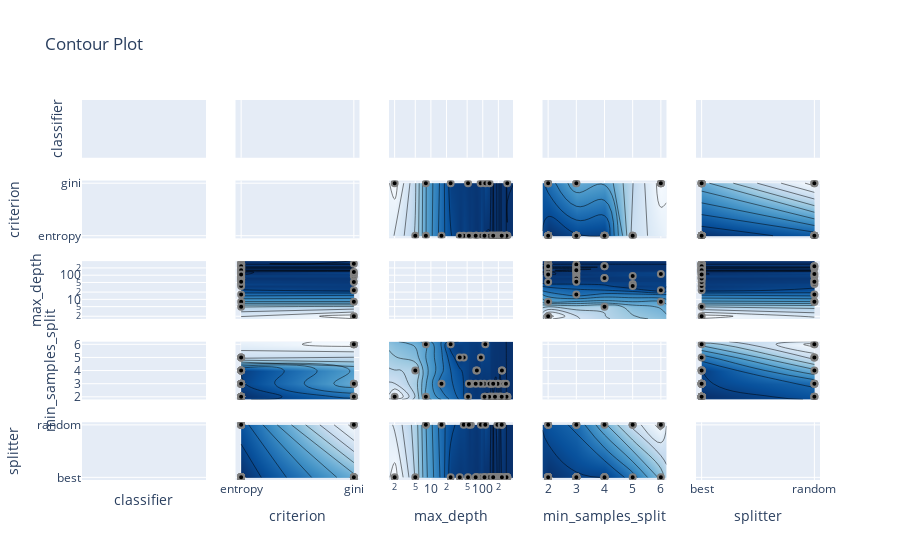

The cell this chart's notebook holds for it:
### Code cell
plot_contour(study)

### Figure 1 — Plotly figure (JSON) as saved in the notebook; plotly's stock layout.template omitted (floating-point values rounded to 4 significant figures; data arrays with more than 128 entries replaced by an {"elided": "..."} marker saying what was removed)
{"data": [{"type": "scatter", "xaxis": "x", "yaxis": "y"}, {"showscale": true, "type": "contour", "xaxis": "x6", "yaxis": "y6"}, {"type": "scatter", "xaxis": "x6", "yaxis": "y6"}, {"showscale": false, "type": "contour", "xaxis": "x11", "yaxis": "y11"}, {"type": "scatter", "xaxis": "x11", "yaxis": "y11"}, {"showscale": false, "type": "contour", "xaxis": "x16", "yaxis": "y16"}, {"type": "scatter", "xaxis": "x16", "yaxis": "y16"}, {"showscale": false, "type": "contour", "xaxis": "x21", "yaxis": "y21"}, {"type": "scatter", "xaxis": "x21", "yaxis": "y21"}, {"showscale": false, "type": "contour", "xaxis": "x2", "yaxis": "y2"}, {"type": "scatter", "xaxis": "x2", "yaxis": "y2"}, {"type": "scatter", "xaxis": "x7", "yaxis": "y7"}, {"colorbar": {"title": {"text": "Objective Value"}}, "colorscale": [[0.0, "rgb(247,251,255)"], [0.125, "rgb(222,235,247)"], [0.25, "rgb(198,219,239)"], [0.375, "rgb(158,202,225)"], [0.5, "rgb(107,174,214)"], [0.625, "rgb(66,146,198)"], [0.75, "rgb(33,113,181)"], [0.875, "rgb(8,81,156)"], [1.0, "rgb(8,48,107)"]], "connectgaps": true, "contours": {"coloring": "heatmap"}, "hoverinfo": "none", "line": {"smoothing": 1.3}, "reversescale": false, "showscale": false, "x": ["entropy", "gini"], "y": [1.557, 2, 5, 8, 16, 24, 36, 43, 52, 54, 59, 73, 75, 77, 91, 92, 107, 108, 112, 133, 135, 140, 143, 144, 152, 159, 165, 172, 179, 186, 192, 194, 205, 207, 215, 221, 232, 234, 252, 280, 287, 290, 293, 297, 298, 382.7], "z": [[null, null], [null, 0.6854], [0.7209, null], [0.7496, 0.7495], [0.775, null], [null, 0.7947], [0.7975, null], [0.7933, null], [null, 0.7976], [0.7978, null], [0.7961, null], [0.7997, null], [0.7992, null], [0.7996, null], [null, 0.796], [0.7926, null], [0.7995, null], [0.7998, null], [0.8007, 0.7906], [0.8006, null], [null, 0.7953], [0.8005, null], [0.8007, null], [0.8001, null], [0.8012, null], [0.7991, null], [0.8002, null], [0.801, null], [0.8009, null], [0.8009, null], [0.797, null], [0.7994, null], [0.7993, null], [0.8007, null], [0.801, null], [0.8009, null], [0.7985, null], [0.7993, null], [0.7999, null], [0.7994, null], [0.8005, null], [0.8008, null], [0.8009, null], [0.801, 0.7971], [0.8011, null], [null, null]], "type": "contour", "xaxis": "x12", "yaxis": "y12"}, {"marker": {"color": "black", "line": {"color": "Grey", "width": 2.0}}, "mode": "markers", "showlegend": false, "x": ["entropy", "gini", "entropy", "entropy", "entropy", "entropy", "entropy", "gini", "entropy", "entropy", "gini", "entropy", "entropy", "entropy", "entropy", "gini", "entropy", "entropy", "gini", "entropy", "entropy", "entropy", "entropy", "entropy", "entropy", "entropy", "gini", "entropy", "entropy", "entropy", "entropy", "entropy", "entropy", "entropy", "entropy", "entropy", "gini", "entropy", "entropy", "entropy", "entropy", "entropy", "entropy", "entropy", "entropy", "entropy", "gini", "entropy", "entropy", "entropy"], "y": [43, 8, 59, 16, 75, 287, 8, 24, 5, 234, 297, 107, 144, 143, 152, 2, 140, 36, 91, 165, 77, 152, 186, 205, 112, 194, 52, 298, 252, 92, 207, 133, 179, 280, 192, 73, 112, 297, 293, 54, 221, 290, 287, 215, 172, 234, 135, 232, 159, 108], "type": "scatter", "xaxis": "x12", "yaxis": "y12"}, {"colorbar": {"title": {"text": "Objective Value"}}, "colorscale": [[0.0, "rgb(247,251,255)"], [0.125, "rgb(222,235,247)"], [0.25, "rgb(198,219,239)"], [0.375, "rgb(158,202,225)"], [0.5, "rgb(107,174,214)"], [0.625, "rgb(66,146,198)"], [0.75, "rgb(33,113,181)"], [0.875, "rgb(8,81,156)"], [1.0, "rgb(8,48,107)"]], "connectgaps": true, "contours": {"coloring": "heatmap"}, "hoverinfo": "none", "line": {"smoothing": 1.3}, "reversescale": false, "showscale": false, "x": ["entropy", "gini"], "y": [1.8, 2, 3, 4, 5, 6, 6.2], "z": [[null, null], [0.7998, 0.7976], [0.7991, 0.7953], [0.7993, null], [0.7926, null], [null, 0.7906], [null, null]], "type": "contour", "xaxis": "x17", "yaxis": "y17"}, {"marker": {"color": "black", "line": {"color": "Grey", "width": 2.0}}, "mode": "markers", "showlegend": false, "x": ["entropy", "gini", "entropy", "entropy", "entropy", "entropy", "entropy", "gini", "entropy", "entropy", "gini", "entropy", "entropy", "entropy", "entropy", "gini", "entropy", "entropy", "gini", "entropy", "entropy", "entropy", "entropy", "entropy", "entropy", "entropy", "gini", "entropy", "entropy", "entropy", "entropy", "entropy", "entropy", "entropy", "entropy", "entropy", "gini", "entropy", "entropy", "entropy", "entropy", "entropy", "entropy", "entropy", "entropy", "entropy", "gini", "entropy", "entropy", "entropy"], "y": [5, 6, 3, 3, 4, 2, 2, 6, 4, 4, 2, 3, 3, 2, 2, 2, 2, 5, 3, 2, 4, 2, 2, 3, 2, 3, 2, 2, 3, 5, 2, 2, 2, 3, 2, 3, 6, 2, 2, 3, 2, 2, 2, 2, 2, 4, 3, 2, 3, 2], "type": "scatter", "xaxis": "x17", "yaxis": "y17"}, {"colorbar": {"title": {"text": "Objective Value"}}, "colorscale": [[0.0, "rgb(247,251,255)"], [0.125, "rgb(222,235,247)"], [0.25, "rgb(198,219,239)"], [0.375, "rgb(158,202,225)"], [0.5, "rgb(107,174,214)"], [0.625, "rgb(66,146,198)"], [0.75, "rgb(33,113,181)"], [0.875, "rgb(8,81,156)"], [1.0, "rgb(8,48,107)"]], "connectgaps": true, "contours": {"coloring": "heatmap"}, "hoverinfo": "none", "line": {"smoothing": 1.3}, "reversescale": false, "showscale": false, "x": ["entropy", "gini"], "y": ["best", "random"], "z": [[0.7998, 0.7953], [0.7985, 0.7906]], "type": "contour", "xaxis": "x22", "yaxis": "y22"}, {"marker": {"color": "black", "line": {"color": "Grey", "width": 2.0}}, "mode": "markers", "showlegend": false, "x": ["entropy", "gini", "entropy", "entropy", "entropy", "entropy", "entropy", "gini", "entropy", "entropy", "gini", "entropy", "entropy", "entropy", "entropy", "gini", "entropy", "entropy", "gini", "entropy", "entropy", "entropy", "entropy", "entropy", "entropy", "entropy", "gini", "entropy", "entropy", "entropy", "entropy", "entropy", "entropy", "entropy", "entropy", "entropy", "gini", "entropy", "entropy", "entropy", "entropy", "entropy", "entropy", "entropy", "entropy", "entropy", "gini", "entropy", "entropy", "entropy"], "y": ["random", "random", "random", "random", "best", "best", "random", "best", "best", "random", "best", "best", "best", "best", "best", "best", "best", "best", "best", "best", "best", "best", "best", "best", "best", "best", "best", "best", "best", "random", "best", "best", "best", "best", "random", "best", "random", "best", "best", "random", "best", "best", "best", "best", "best", "best", "best", "random", "best", "best"], "type": "scatter", "xaxis": "x22", "yaxis": "y22"}, {"showscale": false, "type": "contour", "xaxis": "x3", "yaxis": "y3"}, {"type": "scatter", "xaxis": "x3", "yaxis": "y3"}, {"colorbar": {"title": {"text": "Objective Value"}}, "colorscale": [[0.0, "rgb(247,251,255)"], [0.125, "rgb(222,235,247)"], [0.25, "rgb(198,219,239)"], [0.375, "rgb(158,202,225)"], [0.5, "rgb(107,174,214)"], [0.625, "rgb(66,146,198)"], [0.75, "rgb(33,113,181)"], [0.875, "rgb(8,81,156)"], [1.0, "rgb(8,48,107)"]], "connectgaps": true, "contours": {"coloring": "heatmap"}, "hoverinfo": "none", "line": {"smoothing": 1.3}, "reversescale": false, "showscale": false, "x": [1.557, 2, 5, 8, 16, 24, 36, 43, 52, 54, 59, 73, 75, 77, 91, 92, 107, 108, 112, 133, 135, 140, 143, 144, 152, 159, 165, 172, 179, 186, 192, 194, 205, 207, 215, 221, 232, 234, 252, 280, 287, 290, 293, 297, 298, 382.7], "y": ["entropy", "gini"], "z": [[null, null, 0.7209, 0.7496, 0.775, null, 0.7975, 0.7933, null, 0.7978, 0.7961, 0.7997, 0.7992, 0.7996, null, 0.7926, 0.7995, 0.7998, 0.8007, 0.8006, null, 0.8005, 0.8007, 0.8001, 0.8012, 0.7991, 0.8002, 0.801, 0.8009, 0.8009, 0.797, 0.7994, 0.7993, 0.8007, 0.801, 0.8009, 0.7985, 0.7993, 0.7999, 0.7994, 0.8005, 0.8008, 0.8009, 0.801, 0.8011, null], [null, 0.6854, null, 0.7495, null, 0.7947, null, null, 0.7976, null, null, null, null, null, 0.796, null, null, null, 0.7906, null, 0.7953, null, null, null, null, null, null, null, null, null, null, null, null, null, null, null, null, null, null, null, null, null, null, 0.7971, null, null]], "type": "contour", "xaxis": "x8", "yaxis": "y8"}, {"marker": {"color": "black", "line": {"color": "Grey", "width": 2.0}}, "mode": "markers", "showlegend": false, "x": [43, 8, 59, 16, 75, 287, 8, 24, 5, 234, 297, 107, 144, 143, 152, 2, 140, 36, 91, 165, 77, 152, 186, 205, 112, 194, 52, 298, 252, 92, 207, 133, 179, 280, 192, 73, 112, 297, 293, 54, 221, 290, 287, 215, 172, 234, 135, 232, 159, 108], "y": ["entropy", "gini", "entropy", "entropy", "entropy", "entropy", "entropy", "gini", "entropy", "entropy", "gini", "entropy", "entropy", "entropy", "entropy", "gini", "entropy", "entropy", "gini", "entropy", "entropy", "entropy", "entropy", "entropy", "entropy", "entropy", "gini", "entropy", "entropy", "entropy", "entropy", "entropy", "entropy", "entropy", "entropy", "entropy", "gini", "entropy", "entropy", "entropy", "entropy", "entropy", "entropy", "entropy", "entropy", "entropy", "gini", "entropy", "entropy", "entropy"], "type": "scatter", "xaxis": "x8", "yaxis": "y8"}, {"type": "scatter", "xaxis": "x13", "yaxis": "y13"}, {"colorbar": {"title": {"text": "Objective Value"}}, "colorscale": [[0.0, "rgb(247,251,255)"], [0.125, "rgb(222,235,247)"], [0.25, "rgb(198,219,239)"], [0.375, "rgb(158,202,225)"], [0.5, "rgb(107,174,214)"], [0.625, "rgb(66,146,198)"], [0.75, "rgb(33,113,181)"], [0.875, "rgb(8,81,156)"], [1.0, "rgb(8,48,107)"]], "connectgaps": true, "contours": {"coloring": "heatmap"}, "hoverinfo": "none", "line": {"smoothing": 1.3}, "reversescale": false, "showscale": false, "x": [1.557, 2, 5, 8, 16, 24, 36, 43, 52, 54, 59, 73, 75, 77, 91, 92, 107, 108, 112, 133, 135, 140, 143, 144, 152, 159, 165, 172, 179, 186, 192, 194, 205, 207, 215, 221, 232, 234, 252, 280, 287, 290, 293, 297, 298, 382.7], "y": [1.8, 2, 3, 4, 5, 6, 6.2], "z": {"elided": "7x46 float values"}, "type": "contour", "xaxis": "x18", "yaxis": "y18"}, {"marker": {"color": "black", "line": {"color": "Grey", "width": 2.0}}, "mode": "markers", "showlegend": false, "x": [43, 8, 59, 16, 75, 287, 8, 24, 5, 234, 297, 107, 144, 143, 152, 2, 140, 36, 91, 165, 77, 152, 186, 205, 112, 194, 52, 298, 252, 92, 207, 133, 179, 280, 192, 73, 112, 297, 293, 54, 221, 290, 287, 215, 172, 234, 135, 232, 159, 108], "y": [5, 6, 3, 3, 4, 2, 2, 6, 4, 4, 2, 3, 3, 2, 2, 2, 2, 5, 3, 2, 4, 2, 2, 3, 2, 3, 2, 2, 3, 5, 2, 2, 2, 3, 2, 3, 6, 2, 2, 3, 2, 2, 2, 2, 2, 4, 3, 2, 3, 2], "type": "scatter", "xaxis": "x18", "yaxis": "y18"}, {"colorbar": {"title": {"text": "Objective Value"}}, "colorscale": [[0.0, "rgb(247,251,255)"], [0.125, "rgb(222,235,247)"], [0.25, "rgb(198,219,239)"], [0.375, "rgb(158,202,225)"], [0.5, "rgb(107,174,214)"], [0.625, "rgb(66,146,198)"], [0.75, "rgb(33,113,181)"], [0.875, "rgb(8,81,156)"], [1.0, "rgb(8,48,107)"]], "connectgaps": true, "contours": {"coloring": "heatmap"}, "hoverinfo": "none", "line": {"smoothing": 1.3}, "reversescale": false, "showscale": false, "x": [1.557, 2, 5, 8, 16, 24, 36, 43, 52, 54, 59, 73, 75, 77, 91, 92, 107, 108, 112, 133, 135, 140, 143, 144, 152, 159, 165, 172, 179, 186, 192, 194, 205, 207, 215, 221, 232, 234, 252, 280, 287, 290, 293, 297, 298, 382.7], "y": ["best", "random"], "z": [[null, 0.6854, 0.7209, null, null, 0.7947, 0.7975, null, 0.7976, null, null, 0.7997, 0.7992, 0.7996, 0.796, null, 0.7995, 0.7998, 0.8007, 0.8006, 0.7953, 0.8005, 0.8007, 0.8001, 0.8012, 0.7991, 0.8002, 0.801, 0.8009, 0.8009, null, 0.7994, 0.7993, 0.8007, 0.801, 0.8009, null, 0.7993, 0.7999, 0.7994, 0.8005, 0.8008, 0.8009, 0.801, 0.8011, null], [null, null, null, 0.7496, 0.775, null, null, 0.7933, null, 0.7978, 0.7961, null, null, null, null, 0.7926, null, null, 0.7906, null, null, null, null, null, null, null, null, null, null, null, 0.797, null, null, null, null, null, 0.7985, 0.7952, null, null, null, null, null, null, null, null]], "type": "contour", "xaxis": "x23", "yaxis": "y23"}, {"marker": {"color": "black", "line": {"color": "Grey", "width": 2.0}}, "mode": "markers", "showlegend": false, "x": [43, 8, 59, 16, 75, 287, 8, 24, 5, 234, 297, 107, 144, 143, 152, 2, 140, 36, 91, 165, 77, 152, 186, 205, 112, 194, 52, 298, 252, 92, 207, 133, 179, 280, 192, 73, 112, 297, 293, 54, 221, 290, 287, 215, 172, 234, 135, 232, 159, 108], "y": ["random", "random", "random", "random", "best", "best", "random", "best", "best", "random", "best", "best", "best", "best", "best", "best", "best", "best", "best", "best", "best", "best", "best", "best", "best", "best", "best", "best", "best", "random", "best", "best", "best", "best", "random", "best", "random", "best", "best", "random", "best", "best", "best", "best", "best", "best", "best", "random", "best", "best"], "type": "scatter", "xaxis": "x23", "yaxis": "y23"}, {"showscale": false, "type": "contour", "xaxis": "x4", "yaxis": "y4"}, {"type": "scatter", "xaxis": "x4", "yaxis": "y4"}, {"colorbar": {"title": {"text": "Objective Value"}}, "colorscale": [[0.0, "rgb(247,251,255)"], [0.125, "rgb(222,235,247)"], [0.25, "rgb(198,219,239)"], [0.375, "rgb(158,202,225)"], [0.5, "rgb(107,174,214)"], [0.625, "rgb(66,146,198)"], [0.75, "rgb(33,113,181)"], [0.875, "rgb(8,81,156)"], [1.0, "rgb(8,48,107)"]], "connectgaps": true, "contours": {"coloring": "heatmap"}, "hoverinfo": "none", "line": {"smoothing": 1.3}, "reversescale": false, "showscale": false, "x": [1.8, 2, 3, 4, 5, 6, 6.2], "y": ["entropy", "gini"], "z": [[null, 0.7998, 0.7991, 0.7993, 0.7926, null, null], [null, 0.7976, 0.7953, null, null, 0.7906, null]], "type": "contour", "xaxis": "x9", "yaxis": "y9"}, {"marker": {"color": "black", "line": {"color": "Grey", "width": 2.0}}, "mode": "markers", "showlegend": false, "x": [5, 6, 3, 3, 4, 2, 2, 6, 4, 4, 2, 3, 3, 2, 2, 2, 2, 5, 3, 2, 4, 2, 2, 3, 2, 3, 2, 2, 3, 5, 2, 2, 2, 3, 2, 3, 6, 2, 2, 3, 2, 2, 2, 2, 2, 4, 3, 2, 3, 2], "y": ["entropy", "gini", "entropy", "entropy", "entropy", "entropy", "entropy", "gini", "entropy", "entropy", "gini", "entropy", "entropy", "entropy", "entropy", "gini", "entropy", "entropy", "gini", "entropy", "entropy", "entropy", "entropy", "entropy", "entropy", "entropy", "gini", "entropy", "entropy", "entropy", "entropy", "entropy", "entropy", "entropy", "entropy", "entropy", "gini", "entropy", "entropy", "entropy", "entropy", "entropy", "entropy", "entropy", "entropy", "entropy", "gini", "entropy", "entropy", "entropy"], "type": "scatter", "xaxis": "x9", "yaxis": "y9"}, {"colorbar": {"title": {"text": "Objective Value"}}, "colorscale": [[0.0, "rgb(247,251,255)"], [0.125, "rgb(222,235,247)"], [0.25, "rgb(198,219,239)"], [0.375, "rgb(158,202,225)"], [0.5, "rgb(107,174,214)"], [0.625, "rgb(66,146,198)"], [0.75, "rgb(33,113,181)"], [0.875, "rgb(8,81,156)"], [1.0, "rgb(8,48,107)"]], "connectgaps": true, "contours": {"coloring": "heatmap"}, "hoverinfo": "none", "line": {"smoothing": 1.3}, "reversescale": false, "showscale": false, "x": [1.8, 2, 3, 4, 5, 6, 6.2], "y": [1.557, 2, 5, 8, 16, 24, 36, 43, 52, 54, 59, 73, 75, 77, 91, 92, 107, 108, 112, 133, 135, 140, 143, 144, 152, 159, 165, 172, 179, 186, 192, 194, 205, 207, 215, 221, 232, 234, 252, 280, 287, 290, 293, 297, 298, 382.7], "z": {"elided": "46x7 float values"}, "type": "contour", "xaxis": "x14", "yaxis": "y14"}, {"marker": {"color": "black", "line": {"color": "Grey", "width": 2.0}}, "mode": "markers", "showlegend": false, "x": [5, 6, 3, 3, 4, 2, 2, 6, 4, 4, 2, 3, 3, 2, 2, 2, 2, 5, 3, 2, 4, 2, 2, 3, 2, 3, 2, 2, 3, 5, 2, 2, 2, 3, 2, 3, 6, 2, 2, 3, 2, 2, 2, 2, 2, 4, 3, 2, 3, 2], "y": [43, 8, 59, 16, 75, 287, 8, 24, 5, 234, 297, 107, 144, 143, 152, 2, 140, 36, 91, 165, 77, 152, 186, 205, 112, 194, 52, 298, 252, 92, 207, 133, 179, 280, 192, 73, 112, 297, 293, 54, 221, 290, 287, 215, 172, 234, 135, 232, 159, 108], "type": "scatter", "xaxis": "x14", "yaxis": "y14"}, {"type": "scatter", "xaxis": "x19", "yaxis": "y19"}, {"colorbar": {"title": {"text": "Objective Value"}}, "colorscale": [[0.0, "rgb(247,251,255)"], [0.125, "rgb(222,235,247)"], [0.25, "rgb(198,219,239)"], [0.375, "rgb(158,202,225)"], [0.5, "rgb(107,174,214)"], [0.625, "rgb(66,146,198)"], [0.75, "rgb(33,113,181)"], [0.875, "rgb(8,81,156)"], [1.0, "rgb(8,48,107)"]], "connectgaps": true, "contours": {"coloring": "heatmap"}, "hoverinfo": "none", "line": {"smoothing": 1.3}, "reversescale": false, "showscale": false, "x": [1.8, 2, 3, 4, 5, 6, 6.2], "y": ["best", "random"], "z": [[null, 0.7998, 0.7991, 0.7993, 0.7975, 0.7947, null], [null, 0.7985, 0.7978, 0.7952, 0.7926, 0.7906, null]], "type": "contour", "xaxis": "x24", "yaxis": "y24"}, {"marker": {"color": "black", "line": {"color": "Grey", "width": 2.0}}, "mode": "markers", "showlegend": false, "x": [5, 6, 3, 3, 4, 2, 2, 6, 4, 4, 2, 3, 3, 2, 2, 2, 2, 5, 3, 2, 4, 2, 2, 3, 2, 3, 2, 2, 3, 5, 2, 2, 2, 3, 2, 3, 6, 2, 2, 3, 2, 2, 2, 2, 2, 4, 3, 2, 3, 2], "y": ["random", "random", "random", "random", "best", "best", "random", "best", "best", "random", "best", "best", "best", "best", "best", "best", "best", "best", "best", "best", "best", "best", "best", "best", "best", "best", "best", "best", "best", "random", "best", "best", "best", "best", "random", "best", "random", "best", "best", "random", "best", "best", "best", "best", "best", "best", "best", "random", "best", "best"], "type": "scatter", "xaxis": "x24", "yaxis": "y24"}, {"showscale": false, "type": "contour", "xaxis": "x5", "yaxis": "y5"}, {"type": "scatter", "xaxis": "x5", "yaxis": "y5"}, {"colorbar": {"title": {"text": "Objective Value"}}, "colorscale": [[0.0, "rgb(247,251,255)"], [0.125, "rgb(222,235,247)"], [0.25, "rgb(198,219,239)"], [0.375, "rgb(158,202,225)"], [0.5, "rgb(107,174,214)"], [0.625, "rgb(66,146,198)"], [0.75, "rgb(33,113,181)"], [0.875, "rgb(8,81,156)"], [1.0, "rgb(8,48,107)"]], "connectgaps": true, "contours": {"coloring": "heatmap"}, "hoverinfo": "none", "line": {"smoothing": 1.3}, "reversescale": false, "showscale": false, "x": ["best", "random"], "y": ["entropy", "gini"], "z": [[0.7998, 0.7985], [0.7953, 0.7906]], "type": "contour", "xaxis": "x10", "yaxis": "y10"}, {"marker": {"color": "black", "line": {"color": "Grey", "width": 2.0}}, "mode": "markers", "showlegend": false, "x": ["random", "random", "random", "random", "best", "best", "random", "best", "best", "random", "best", "best", "best", "best", "best", "best", "best", "best", "best", "best", "best", "best", "best", "best", "best", "best", "best", "best", "best", "random", "best", "best", "best", "best", "random", "best", "random", "best", "best", "random", "best", "best", "best", "best", "best", "best", "best", "random", "best", "best"], "y": ["entropy", "gini", "entropy", "entropy", "entropy", "entropy", "entropy", "gini", "entropy", "entropy", "gini", "entropy", "entropy", "entropy", "entropy", "gini", "entropy", "entropy", "gini", "entropy", "entropy", "entropy", "entropy", "entropy", "entropy", "entropy", "gini", "entropy", "entropy", "entropy", "entropy", "entropy", "entropy", "entropy", "entropy", "entropy", "gini", "entropy", "entropy", "entropy", "entropy", "entropy", "entropy", "entropy", "entropy", "entropy", "gini", "entropy", "entropy", "entropy"], "type": "scatter", "xaxis": "x10", "yaxis": "y10"}, {"colorbar": {"title": {"text": "Objective Value"}}, "colorscale": [[0.0, "rgb(247,251,255)"], [0.125, "rgb(222,235,247)"], [0.25, "rgb(198,219,239)"], [0.375, "rgb(158,202,225)"], [0.5, "rgb(107,174,214)"], [0.625, "rgb(66,146,198)"], [0.75, "rgb(33,113,181)"], [0.875, "rgb(8,81,156)"], [1.0, "rgb(8,48,107)"]], "connectgaps": true, "contours": {"coloring": "heatmap"}, "hoverinfo": "none", "line": {"smoothing": 1.3}, "reversescale": false, "showscale": false, "x": ["best", "random"], "y": [1.557, 2, 5, 8, 16, 24, 36, 43, 52, 54, 59, 73, 75, 77, 91, 92, 107, 108, 112, 133, 135, 140, 143, 144, 152, 159, 165, 172, 179, 186, 192, 194, 205, 207, 215, 221, 232, 234, 252, 280, 287, 290, 293, 297, 298, 382.7], "z": [[null, null], [0.6854, null], [0.7209, null], [null, 0.7496], [null, 0.775], [0.7947, null], [0.7975, null], [null, 0.7933], [0.7976, null], [null, 0.7978], [null, 0.7961], [0.7997, null], [0.7992, null], [0.7996, null], [0.796, null], [null, 0.7926], [0.7995, null], [0.7998, null], [0.8007, 0.7906], [0.8006, null], [0.7953, null], [0.8005, null], [0.8007, null], [0.8001, null], [0.8012, null], [0.7991, null], [0.8002, null], [0.801, null], [0.8009, null], [0.8009, null], [null, 0.797], [0.7994, null], [0.7993, null], [0.8007, null], [0.801, null], [0.8009, null], [null, 0.7985], [0.7993, 0.7952], [0.7999, null], [0.7994, null], [0.8005, null], [0.8008, null], [0.8009, null], [0.801, null], [0.8011, null], [null, null]], "type": "contour", "xaxis": "x15", "yaxis": "y15"}, {"marker": {"color": "black", "line": {"color": "Grey", "width": 2.0}}, "mode": "markers", "showlegend": false, "x": ["random", "random", "random", "random", "best", "best", "random", "best", "best", "random", "best", "best", "best", "best", "best", "best", "best", "best", "best", "best", "best", "best", "best", "best", "best", "best", "best", "best", "best", "random", "best", "best", "best", "best", "random", "best", "random", "best", "best", "random", "best", "best", "best", "best", "best", "best", "best", "random", "best", "best"], "y": [43, 8, 59, 16, 75, 287, 8, 24, 5, 234, 297, 107, 144, 143, 152, 2, 140, 36, 91, 165, 77, 152, 186, 205, 112, 194, 52, 298, 252, 92, 207, 133, 179, 280, 192, 73, 112, 297, 293, 54, 221, 290, 287, 215, 172, 234, 135, 232, 159, 108], "type": "scatter", "xaxis": "x15", "yaxis": "y15"}, {"colorbar": {"title": {"text": "Objective Value"}}, "colorscale": [[0.0, "rgb(247,251,255)"], [0.125, "rgb(222,235,247)"], [0.25, "rgb(198,219,239)"], [0.375, "rgb(158,202,225)"], [0.5, "rgb(107,174,214)"], [0.625, "rgb(66,146,198)"], [0.75, "rgb(33,113,181)"], [0.875, "rgb(8,81,156)"], [1.0, "rgb(8,48,107)"]], "connectgaps": true, "contours": {"coloring": "heatmap"}, "hoverinfo": "none", "line": {"smoothing": 1.3}, "reversescale": false, "showscale": false, "x": ["best", "random"], "y": [1.8, 2, 3, 4, 5, 6, 6.2], "z": [[null, null], [0.7998, 0.7985], [0.7991, 0.7978], [0.7993, 0.7952], [0.7975, 0.7926], [0.7947, 0.7906], [null, null]], "type": "contour", "xaxis": "x20", "yaxis": "y20"}, {"marker": {"color": "black", "line": {"color": "Grey", "width": 2.0}}, "mode": "markers", "showlegend": false, "x": ["random", "random", "random", "random", "best", "best", "random", "best", "best", "random", "best", "best", "best", "best", "best", "best", "best", "best", "best", "best", "best", "best", "best", "best", "best", "best", "best", "best", "best", "random", "best", "best", "best", "best", "random", "best", "random", "best", "best", "random", "best", "best", "best", "best", "best", "best", "best", "random", "best", "best"], "y": [5, 6, 3, 3, 4, 2, 2, 6, 4, 4, 2, 3, 3, 2, 2, 2, 2, 5, 3, 2, 4, 2, 2, 3, 2, 3, 2, 2, 3, 5, 2, 2, 2, 3, 2, 3, 6, 2, 2, 3, 2, 2, 2, 2, 2, 4, 3, 2, 3, 2], "type": "scatter", "xaxis": "x20", "yaxis": "y20"}, {"type": "scatter", "xaxis": "x25", "yaxis": "y25"}], "layout": {"xaxis": {"anchor": "y", "domain": [0.0, 0.168], "matches": "x21", "showticklabels": false, "range": [-0.0, 0.0], "type": "category"}, "yaxis": {"anchor": "x", "domain": [0.848, 1.0], "range": [-0.0, 0.0], "type": "category", "title": {"text": "classifier"}}, "xaxis2": {"anchor": "y2", "domain": [0.208, 0.376], "matches": "x22", "showticklabels": false, "range": [-0.05, 1.05], "type": "category"}, "yaxis2": {"anchor": "x2", "domain": [0.848, 1.0], "matches": "y", "showticklabels": false, "range": [-0.0, 0.0], "type": "category"}, "xaxis3": {"anchor": "y3", "domain": [0.416, 0.584], "matches": "x23", "showticklabels": false, "range": [0.1924, 2.583], "type": "log"}, "yaxis3": {"anchor": "x3", "domain": [0.848, 1.0], "matches": "y", "showticklabels": false, "range": [-0.0, 0.0], "type": "category"}, "xaxis4": {"anchor": "y4", "domain": [0.624, 0.792], "matches": "x24", "showticklabels": false, "range": [1.8, 6.2]}, "yaxis4": {"anchor": "x4", "domain": [0.848, 1.0], "matches": "y", "showticklabels": false, "range": [-0.0, 0.0], "type": "category"}, "xaxis5": {"anchor": "y5", "domain": [0.832, 1.0], "matches": "x25", "showticklabels": false, "range": [-0.05, 1.05], "type": "category"}, "yaxis5": {"anchor": "x5", "domain": [0.848, 1.0], "matches": "y", "showticklabels": false, "range": [-0.0, 0.0], "type": "category"}, "xaxis6": {"anchor": "y6", "domain": [0.0, 0.168], "matches": "x21", "showticklabels": false, "range": [-0.0, 0.0], "type": "category"}, "yaxis6": {"anchor": "x6", "domain": [0.636, 0.788], "range": [-0.05, 1.05], "type": "category", "title": {"text": "criterion"}}, "xaxis7": {"anchor": "y7", "domain": [0.208, 0.376], "matches": "x22", "showticklabels": false, "range": [-0.05, 1.05], "type": "category"}, "yaxis7": {"anchor": "x7", "domain": [0.636, 0.788], "matches": "y6", "showticklabels": false, "range": [-0.05, 1.05], "type": "category"}, "xaxis8": {"anchor": "y8", "domain": [0.416, 0.584], "matches": "x23", "showticklabels": false, "range": [0.1924, 2.583], "type": "log"}, "yaxis8": {"anchor": "x8", "domain": [0.636, 0.788], "matches": "y6", "showticklabels": false, "range": [-0.05, 1.05], "type": "category"}, "xaxis9": {"anchor": "y9", "domain": [0.624, 0.792], "matches": "x24", "showticklabels": false, "range": [1.8, 6.2]}, "yaxis9": {"anchor": "x9", "domain": [0.636, 0.788], "matches": "y6", "showticklabels": false, "range": [-0.05, 1.05], "type": "category"}, "xaxis10": {"anchor": "y10", "domain": [0.832, 1.0], "matches": "x25", "showticklabels": false, "range": [-0.05, 1.05], "type": "category"}, "yaxis10": {"anchor": "x10", "domain": [0.636, 0.788], "matches": "y6", "showticklabels": false, "range": [-0.05, 1.05], "type": "category"}, "xaxis11": {"anchor": "y11", "domain": [0.0, 0.168], "matches": "x21", "showticklabels": false, "range": [-0.0, 0.0], "type": "category"}, "yaxis11": {"anchor": "x11", "domain": [0.424, 0.576], "range": [0.1924, 2.583], "type": "log", "title": {"text": "max_depth"}}, "xaxis12": {"anchor": "y12", "domain": [0.208, 0.376], "matches": "x22", "showticklabels": false, "range": [-0.05, 1.05], "type": "category"}, "yaxis12": {"anchor": "x12", "domain": [0.424, 0.576], "matches": "y11", "showticklabels": false, "range": [0.1924, 2.583], "type": "log"}, "xaxis13": {"anchor": "y13", "domain": [0.416, 0.584], "matches": "x23", "showticklabels": false, "range": [0.1924, 2.583], "type": "log"}, "yaxis13": {"anchor": "x13", "domain": [0.424, 0.576], "matches": "y11", "showticklabels": false, "range": [0.1924, 2.583], "type": "log"}, "xaxis14": {"anchor": "y14", "domain": [0.624, 0.792], "matches": "x24", "showticklabels": false, "range": [1.8, 6.2]}, "yaxis14": {"anchor": "x14", "domain": [0.424, 0.576], "matches": "y11", "showticklabels": false, "range": [0.1924, 2.583], "type": "log"}, "xaxis15": {"anchor": "y15", "domain": [0.832, 1.0], "matches": "x25", "showticklabels": false, "range": [-0.05, 1.05], "type": "category"}, "yaxis15": {"anchor": "x15", "domain": [0.424, 0.576], "matches": "y11", "showticklabels": false, "range": [0.1924, 2.583], "type": "log"}, "xaxis16": {"anchor": "y16", "domain": [0.0, 0.168], "matches": "x21", "showticklabels": false, "range": [-0.0, 0.0], "type": "category"}, "yaxis16": {"anchor": "x16", "domain": [0.212, 0.364], "range": [1.8, 6.2], "title": {"text": "min_samples_split"}}, "xaxis17": {"anchor": "y17", "domain": [0.208, 0.376], "matches": "x22", "showticklabels": false, "range": [-0.05, 1.05], "type": "category"}, "yaxis17": {"anchor": "x17", "domain": [0.212, 0.364], "matches": "y16", "showticklabels": false, "range": [1.8, 6.2]}, "xaxis18": {"anchor": "y18", "domain": [0.416, 0.584], "matches": "x23", "showticklabels": false, "range": [0.1924, 2.583], "type": "log"}, "yaxis18": {"anchor": "x18", "domain": [0.212, 0.364], "matches": "y16", "showticklabels": false, "range": [1.8, 6.2]}, "xaxis19": {"anchor": "y19", "domain": [0.624, 0.792], "matches": "x24", "showticklabels": false, "range": [1.8, 6.2]}, "yaxis19": {"anchor": "x19", "domain": [0.212, 0.364], "matches": "y16", "showticklabels": false, "range": [1.8, 6.2]}, "xaxis20": {"anchor": "y20", "domain": [0.832, 1.0], "matches": "x25", "showticklabels": false, "range": [-0.05, 1.05], "type": "category"}, "yaxis20": {"anchor": "x20", "domain": [0.212, 0.364], "matches": "y16", "showticklabels": false, "range": [1.8, 6.2]}, "xaxis21": {"anchor": "y21", "domain": [0.0, 0.168], "range": [-0.0, 0.0], "type": "category", "title": {"text": "classifier"}}, "yaxis21": {"anchor": "x21", "domain": [0.0, 0.152], "range": [-0.05, 1.05], "type": "category", "title": {"text": "splitter"}}, "xaxis22": {"anchor": "y22", "domain": [0.208, 0.376], "range": [-0.05, 1.05], "type": "category", "title": {"text": "criterion"}}, "yaxis22": {"anchor": "x22", "domain": [0.0, 0.152], "matches": "y21", "showticklabels": false, "range": [-0.05, 1.05], "type": "category"}, "xaxis23": {"anchor": "y23", "domain": [0.416, 0.584], "range": [0.1924, 2.583], "type": "log", "title": {"text": "max_depth"}}, "yaxis23": {"anchor": "x23", "domain": [0.0, 0.152], "matches": "y21", "showticklabels": false, "range": [-0.05, 1.05], "type": "category"}, "xaxis24": {"anchor": "y24", "domain": [0.624, 0.792], "range": [1.8, 6.2], "title": {"text": "min_samples_split"}}, "yaxis24": {"anchor": "x24", "domain": [0.0, 0.152], "matches": "y21", "showticklabels": false, "range": [-0.05, 1.05], "type": "category"}, "xaxis25": {"anchor": "y25", "domain": [0.832, 1.0], "range": [-0.05, 1.05], "type": "category", "title": {"text": "splitter"}}, "yaxis25": {"anchor": "x25", "domain": [0.0, 0.152], "matches": "y21", "showticklabels": false, "range": [-0.05, 1.05], "type": "category"}, "title": {"text": "Contour Plot"}}}
